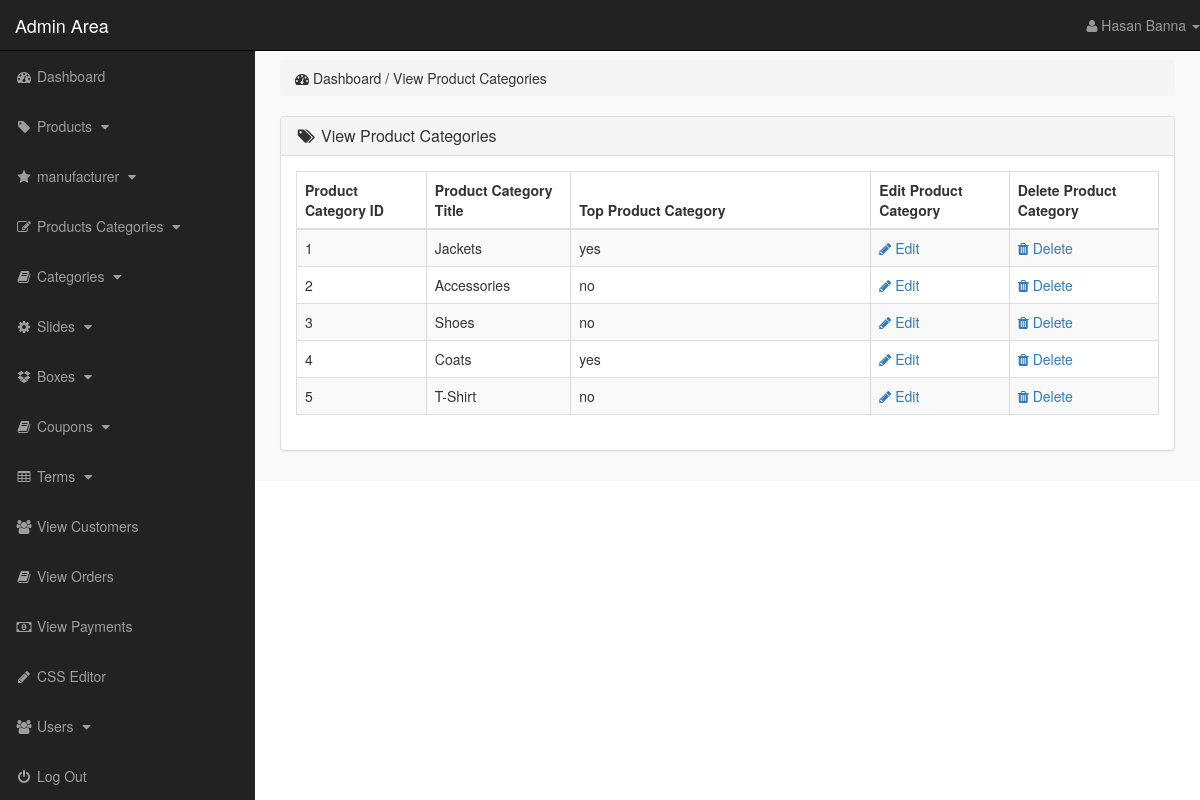
/admin_area/index.php?view_p_cats (signed in), run on the app's committed database.
### tables this page shows
CREATE TABLE `product_categories` (
  `p_cat_id` int(10) NOT NULL,
  `p_cat_title` text NOT NULL,
  `p_cat_top` text NOT NULL,
  `p_cat_image` text NOT NULL
);

### admin_area/view_p_cats.php (the view)
<?php
    if(!isset($_SESSION['admin_email'])){
        echo "<script>window.open('login.php','_self')</script>";
    }else{
?>
<div class="row">
    <div class="col-lg-12">
        <ol class="breadcrumb">
            <li>
                <i class="fa fa-dashboard"></i> Dashboard / View Product Categories
            </li>
        </ol>
    </div>
</div>
<div class="row">
    <div class="col-lg-12">
        <div class="panel panel-default">
            <div class="panel-heading">
                <h3 class="panel-title">
                    <i class="fa fa-tags fa-fw"></i> View Product Categories
                </h3>
            </div>
            <div class="panel-body">
                <div class="table-responsive">
                    <table class="table table-hover table-striped table-bordered">
                        <thead>
                            <tr>
                                <th> Product Category ID </th>
                                <th> Product Category Title </th>
                                <th> Top Product Category </th>
                                <th> Edit Product Category </th>
                                <th> Delete Product Category </th>
                            </tr>
                        </thead>
                        <tbody>
                            <?php
                                $i=0;
                                $get_p_cats = "select * from product_categories";
                                $run_p_cats = mysqli_query($con,$get_p_cats);
                                while($row_p_cats=mysqli_fetch_array($run_p_cats)){
                                    $p_cat_id = $row_p_cats['p_cat_id'];
                                    $p_cat_title = $row_p_cats['p_cat_title'];
                                    $p_cat_top = $row_p_cats['p_cat_top'];
                                    $i++;
                            ?>
                            <tr>
                                <td> <?php echo $i; ?> </td>
                                <td> <?php echo $p_cat_title; ?> </td>
                                <td width="300"> <?php echo $p_cat_top; ?> </td>
                                <td>
                                    <a href="index.php?edit_p_cat= <?php echo $p_cat_id; ?> ">
                                        <i class="fa fa-pencil"></i> Edit
                                    </a>
                                </td>
                                <td>
                                    <a href="index.php?delete_p_cat= <?php echo $p_cat_id; ?> ">
                                        <i class="fa fa-trash"></i> Delete
                                    </a>
                                </td>
                            </tr>
                            <?php } ?>
                        </tbody>
                    </table>
                </div>
            </div>
        </div>
    </div>
</div>
<?php } ?>

### admin_area/includes/sidebar.php (shortened to what this page needs)
<?php
    if(!isset($_SESSION['admin_email'])){
        echo "<script>window.open('login.php','_self')</script>";
    }else{
?>
<nav class="navbar navbar-inverse navbar-fixed-top">
    <div class="navbar-header">
        <a href="index.php?dashboard" class="navbar-brand">Admin Area</a>
    </div>
    <ul class="nav navbar-right top-nav">
        <li class="dropdown">
            <a href="#" class="dropdown-toggle" data-toggle="dropdown">
                <i class="fa fa-user"></i> <?php echo $admin_name;  ?> <b class="caret"></b>
            </a>
        </li>
    </ul>
    <div class="collapse navbar-collapse navbar-ex1-collapse">
        <ul class="nav navbar-nav side-nav">
            <li>
                <a href="index.php?dashboard">
                        <i class="fa fa-fw fa-dashboard"></i> Dashboard
                </a>
            </li>
            <li>
                <a href="#" data-toggle="collapse" data-target="#products">
                        <i class="fa fa-fw fa-tag"></i> Products
                        <i class="fa fa-fw fa-caret-down"></i>
                </a>
            </li>
            <li>
                <a href="#" data-toggle="collapse" data-target="#manufacturer">
                        <i class="fa fa-fw fa-star"></i> manufacturer
                        <i class="fa fa-fw fa-caret-down"></i>
                </a>
            </li>
            <li>
                <a href="#" data-toggle="collapse" data-target="#p_cat">
                        <i class="fa fa-fw fa-edit"></i> Products Categories
                        <i class="fa fa-fw fa-caret-down"></i>
                </a>
            </li>
            <li>
                <a href="#" data-toggle="collapse" data-target="#cat">
                        <i class="fa fa-fw fa-book"></i> Categories
                        <i class="fa fa-fw fa-caret-down"></i>
                </a>
            </li>
            <li>
                <a href="#" data-toggle="collapse" data-target="#slides">
                        <i class="fa fa-fw fa-gear"></i> Slides
                        <i class="fa fa-fw fa-caret-down"></i>
                </a>
            </li>
            <li>
                <a href="#" data-toggle="collapse" data-target="#boxes">
                        <i class="fa fa-fw fa-dropbox"></i> Boxes
                        <i class="fa fa-fw fa-caret-down"></i>
                </a>
            </li>
            <li>
                <a href="#" data-toggle="collapse" data-target="#coupon">
                        <i class="fa fa-fw fa-book"></i> Coupons
                        <i class="fa fa-fw fa-caret-down"></i>
                </a>
            </li>
            <li>
                <a href="#" data-toggle="collapse" data-target="#terms">
                        <i class="fa fa-fw fa-table"></i> Terms
                        <i class="fa fa-fw fa-caret-down"></i>
                </a>
            </li>
            <li>
                <a href="index.php?view_customers">
                    <i class="fa fa-fw fa-users"></i> View Customers
                </a>
            </li>
            <li>
                <a href="index.php?view_orders">
                    <i class="fa fa-fw fa-book"></i> View Orders
                </a>
            </li>
            <li>
                <a href="index.php?view_payments">
                    <i class="fa fa-fw fa-money"></i> View Payments
                </a>
            </li>
            <li>
                <a href="index.php?edit_css">
                    <i class="fa fa-fw fa-pencil"></i> CSS Editor
                </a>
            </li>
            <li>
                <a href="#" data-toggle="collapse" data-target="#users">
                        <i class="fa fa-fw fa-users"></i> Users
                        <i class="fa fa-fw fa-caret-down"></i>
                </a>
            </li>
            <li>
                <a href="logout.php">
                    <i class="fa fa-fw fa-power-off"></i> Log Out
                </a>
            </li>
        </ul>
    </div>
</nav>
<?php } ?>

### admin_area/css/style.css (style rules this page uses)
body { margin-top: 100px; }
@media (min-width: 768px) { body { margin-top: 50px; } }
.top-nav { 0 15px; }
.top-nav>li { float: left; display: inline-block; }
.top-nav>li>a { color: #999999; line-height: 20px; padding-top: 15px; padding-bottom: 15px; }
@media (min-width: 768px) { .side-nav { position: fixed; top: 51px; bottom: 0; width: 255px; overflow-y: auto; overflow-x: hidden; background-color: #222222; padding-bottom: 40px; border-radius: 0; } }
@media (min-width: 768px) { .side-nav>li>a { width: 255px; } }
.panel-body { border-radius: 5px; }

### data on the page
product_categories: p_cat_title "Jackets", p_cat_top "yes"
product_categories: p_cat_title "Accessories", p_cat_top "no"
product_categories: p_cat_title "Shoes", p_cat_top "no"
product_categories: p_cat_title "Coats", p_cat_top "yes"
product_categories: p_cat_title "T-Shirt", p_cat_top "no"

### other printed values
$admin_name "Hasan Banna"
